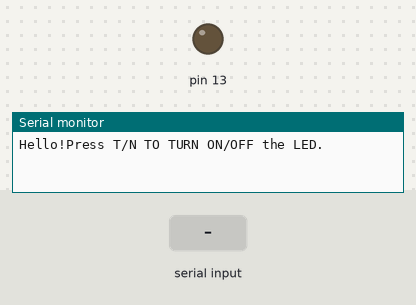
A sketch run on a simulated Arduino Uno, built with avr-gcc and run on an emulated ATmega328P. Shown: output pins drawn as LEDs (lit = HIGH), the last lines printed to the serial monitor. The inputs (shaded band) are chosen by the test bench.

Above: at 1.2 s.
1.3 s: "T" received over Serial
At 1.6 s:
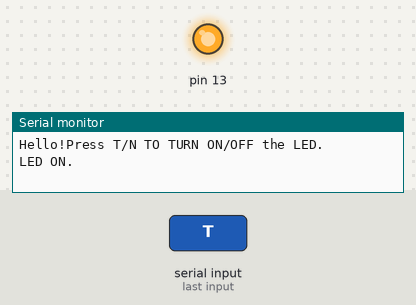
2.8 s: "N" received over Serial
At 4.0 s:
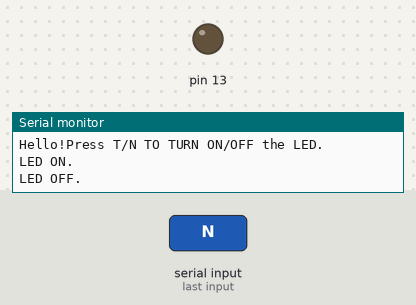
Timing chart, 0 to 5.8 s (numbered marks = the images above; inputs shaded):
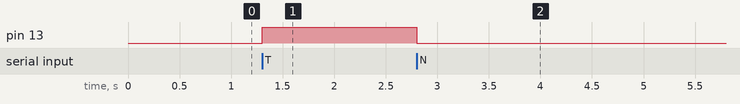

The sketch:

Lab3-1.ino
```cpp
int y;
void setup() {
  Serial.begin(9600);
  pinMode(13,OUTPUT);
  Serial.println("Hello!Press T/N TO TURN ON/OFF the LED.");
}
void loop() {
  if (Serial.available()){
    y = Serial.read();
    if (y == 84){
      digitalWrite(13,HIGH);
      Serial.println("LED ON.");
    }
    if (y == 78){
      digitalWrite(13,LOW);
      Serial.println("LED OFF.");
    }
  }
}
```

Measured:
- after the input at 1.3 s, pin 13: LOW → HIGH at once
- after the input at 2.8 s, pin 13: HIGH → LOW at once
